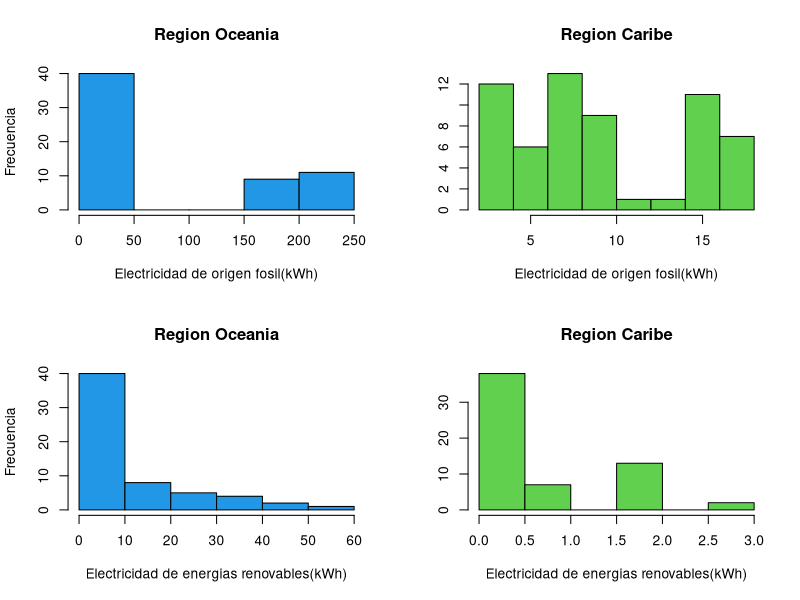
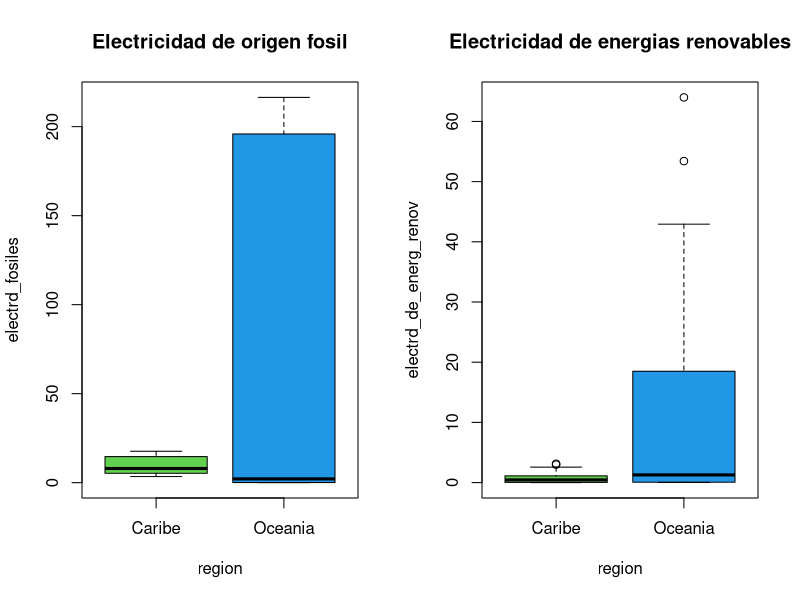
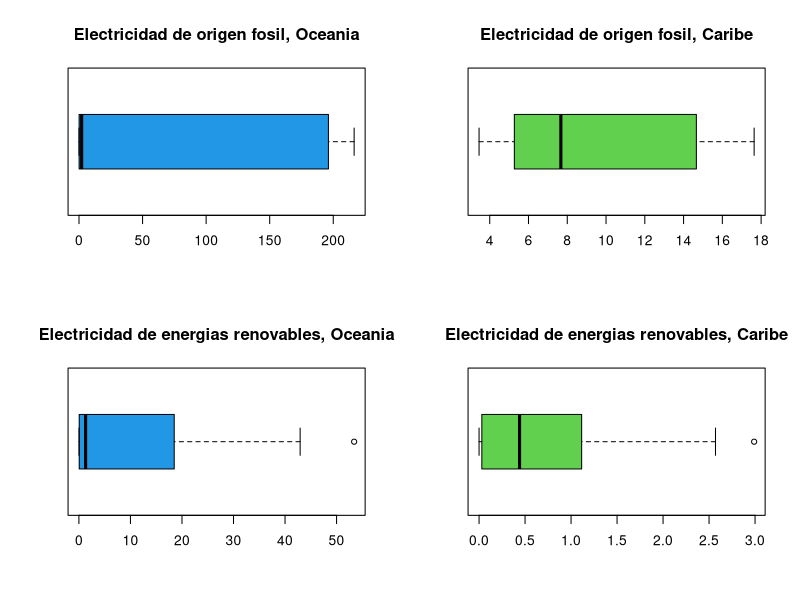
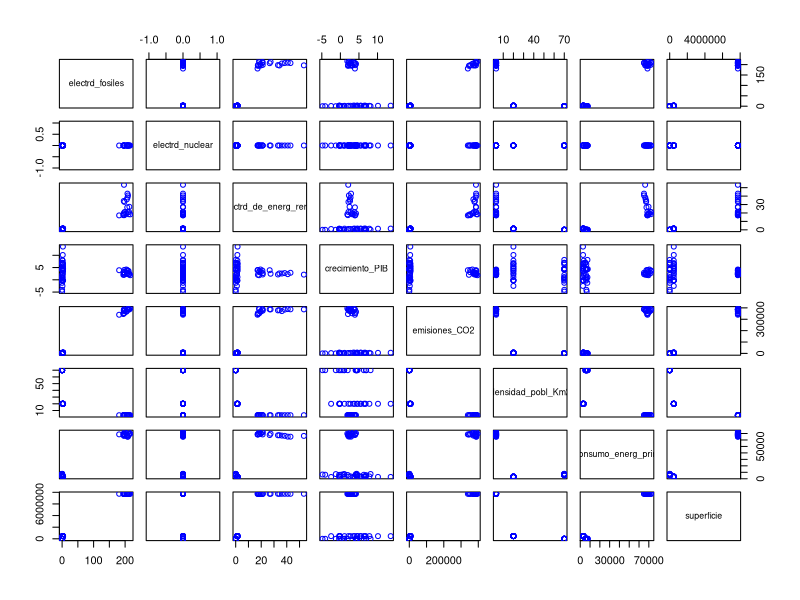
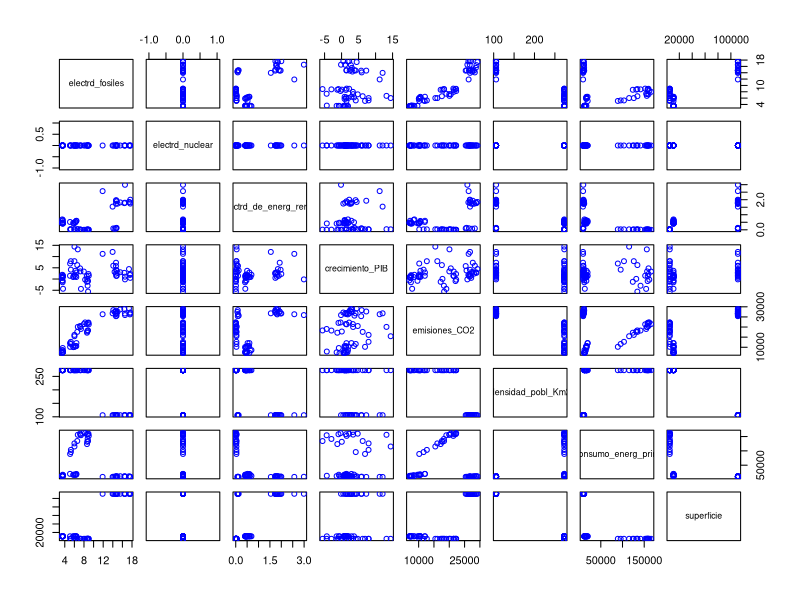

Write R code to recreate these figures, in order.
## ---- chunk 1
knitr::opts_chunk$set(echo = FALSE)
options(scipen=999)
M = read.csv("G106-datos05-1.csv") 
str(M)
## ---- chunk 2
table(M$entidad)
## ---- chunk 3
names (M) 
summary(M)
## ---- chunk 4
R1 = c("Australia", "Samoa", "Papua New Guinea")
R2 = c("Cuba", "Jamiaca", "Trinidad and Tobago")
region = ifelse(M$entidad %in% R1, "Oceania", "Caribe")
M1 = cbind(M, region)
library(dplyr) 
M1 = select(M1, "entidad", "region", "electrd_fosiles", ,"electrd_nuclear", "electrd_de_energ_renov", "crecimiento_PIB", "emisiones_CO2", "densidad_pobl_Km2", "consumo_energ_prim", "superficie") 
M1 = M1[-1]
M1 = na.omit(M1) 
str(M1)
write.csv(M1, "datosEq5.csv", row.names = FALSE)
## ---- chunk 5
R1 = subset(M1, M1$region == "Oceania")[-1]
R2 = subset(M1, M1$region == "Caribe")[-1]
cat("Principales Medias Oceania", "\n")
summary(R1) 
## ---- chunk 6
cat("\n", "Desviación estándar", "\n")
apply(R1,2, sd)
cat("\n", "Rango Medio", "\n")
Rm = function(x)((max(x)+min(x))/2)
apply(R1, 2, Rm) 
## ---- chunk 7
cat("Principales Medias Caribe", "\n")
summary(R2) 
## ---- chunk 8
cat("\n", "Desviación estándar", "\n")
apply(R2,2, sd)
cat("\n", "Rango Medio", "\n")
Rm = function(x)((max(x)+min(x))/2)
apply(R2, 2, Rm) 
## ---- chunk 9
par(mfrow = c(2,2))
hist(R1$electrd_fosiles, col = 4, main = "Region Oceania", xlab = "Electricidad de origen fosil(kWh)", ylab = "Frecuencia")
hist(R2$electrd_fosiles, col = 3, main = "Region Caribe", xlab = "Electricidad de origen fosil(kWh)", ylab = "")

hist(R1$electrd_de_energ_renov, col = 4, main = "Region Oceania", xlab = "Electricidad de energias renovables(kWh)", ylab = "Frecuencia")
hist(R2$electrd_de_energ_renov, col = 3, main = "Region Caribe", xlab = "Electricidad de energias renovables(kWh)", ylab = "")

## ---- chunk 10
par(mfrow = c(1,2))
boxplot(electrd_fosiles ~ region, data = M, col=3:4, main = "Electricidad de origen fosil")
boxplot(electrd_de_energ_renov ~ region, data = M, col=3:4, main = "Electricidad de energias renovables")
## ---- chunk 11
par(mfrow = c(2,2))
boxplot(R1$electrd_fosiles, col=4, main = "Electricidad de origen fosil, Oceania", horizontal=TRUE)
boxplot(R2$electrd_fosiles, col=3, main = "Electricidad de origen fosil, Caribe", horizontal=TRUE)

boxplot(R1$electrd_de_energ_renov, col=4, main = "Electricidad de energias renovables, Oceania", horizontal=TRUE)
boxplot(R2$electrd_de_energ_renov, col=3, main = "Electricidad de energias renovables, Caribe", horizontal=TRUE)
## ---- chunk 12
correl = cor(R1);
round(correl,3)
correl = cor(R2);
round(correl,3)
## ---- chunk 13
plot(R1, col = "blue") 
plot(R2, col = "blue") 

